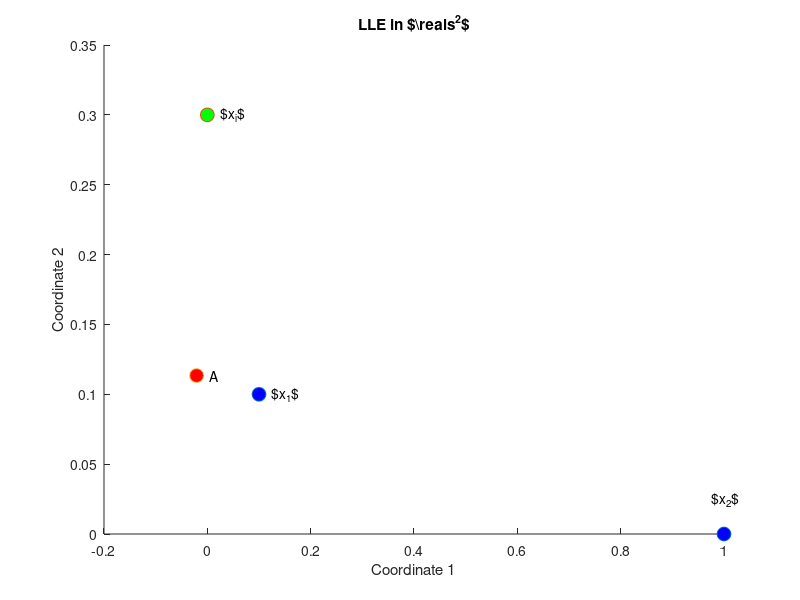

MATLAB code for this plot:
% GNU Octave
function [] = p3()
 
   K = 2; % == dim manifold
   %x1 = [.3; .3]; % w_{ij} \ge 0
   x1 = [0; .3];
   X = [x1 [.1;.1] [1;0]];

   G = zeros([K K]);
   for i=2:K+1
      for j=2:K+1
         G(i-1,j-1) = dot(X(:,i) - X(:,1), X(:,j) - X(:,1));
      end
   end

   % find w_{ij}
   [L,U,p] = lu(G,'vector'); % don't need to permute constant vector
   temp = linsolve(L,ones([K 1]),struct('LT',1));
   wtil = linsolve(U,temp,struct('UT',1)); 
   w = wtil/sum(wtil);
   w
  
   % find approximation
   x1_approx = w(1)*X(:,2) + w(2)*X(:,3);
   %norm(x1-x1_approx,2)
   
   close all
   figure
   clf
   hold on
   plot(X(1,2:end),X(2,2:end),'o','markersize',10,'markerfacecolor',[0 0 1]);
   plot(X(1,1),X(2,1),'o','markersize',10,'markerfacecolor',[0 1 0]);
   plot(x1_approx(1),x1_approx(2),'o','markersize',10,'markerfacecolor',[1 0 0]);
   text(x1_approx(1)+.025,x1_approx(2),'A');
   text(X(1,2)+.025,X(2,2),'$x_1$');
   text(X(1,3)-.025,X(2,3)+.025,'$x_2$');
   text(X(1,1)+.025,X(2,1),'$x_i$');
   hold off

   title('LLE in $\reals^2$','interpreter','tex');
   xlabel('Coordinate 1','interpreter','tex');
   ylabel('Coordinate 2','interpreter','tex');
   print('figures/p3.tikz','-dtikz','-S640x480');

end
